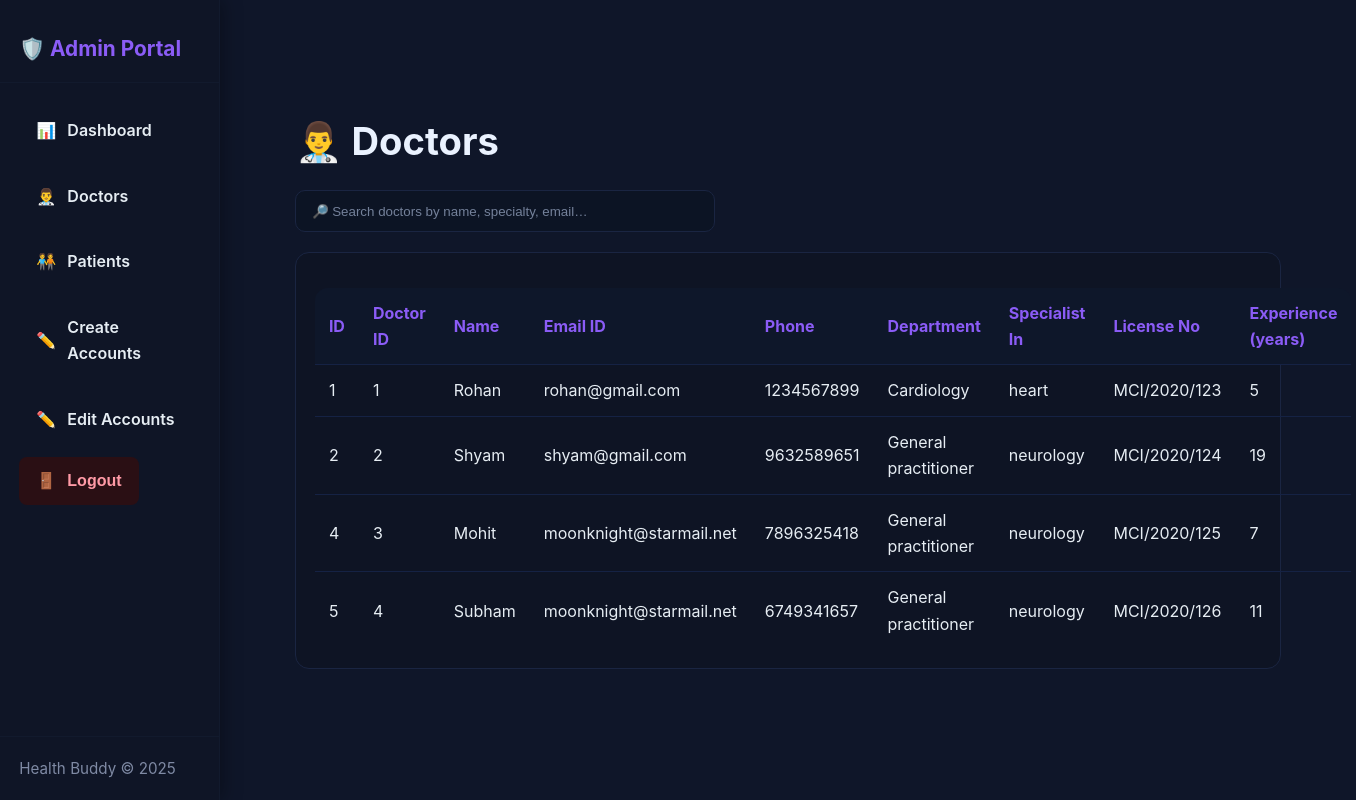
The app's page /admin1/doctor/, older data.
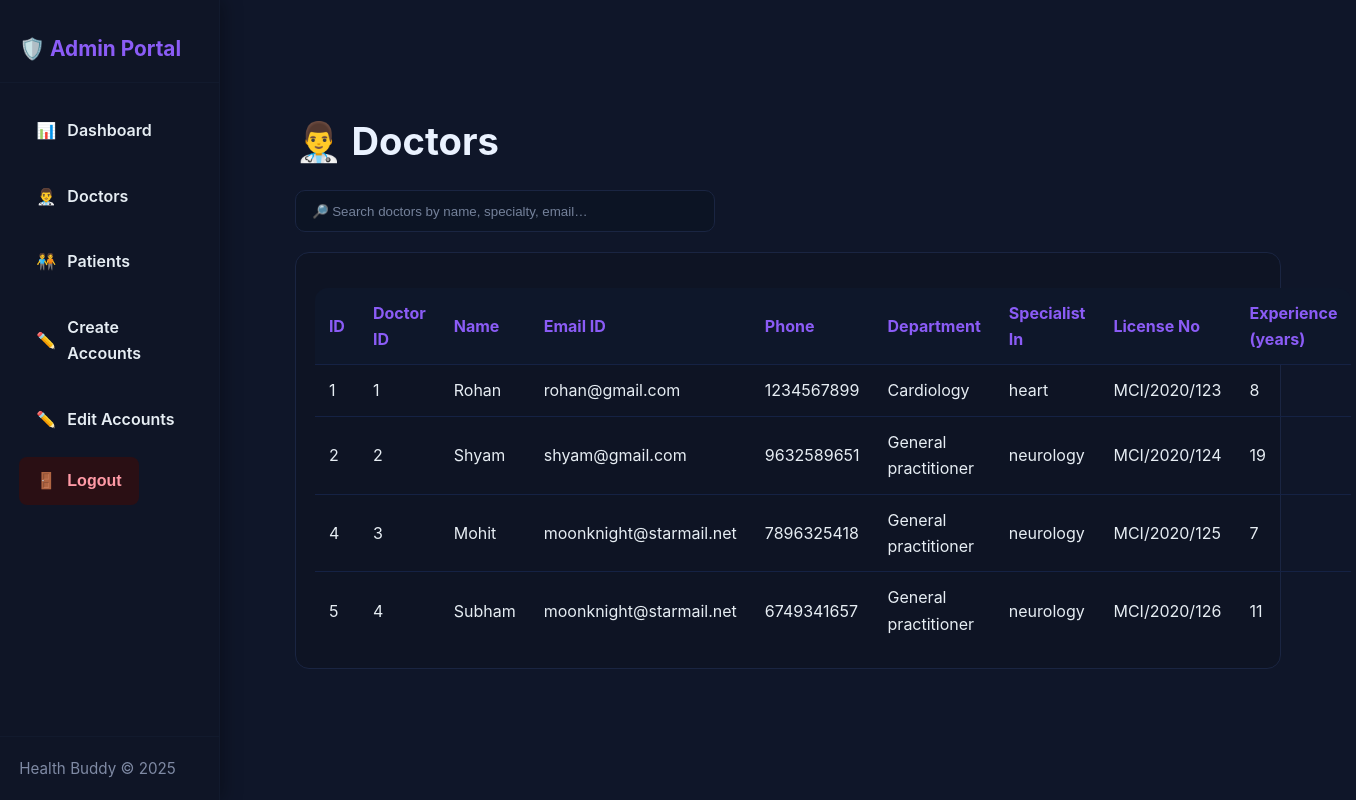
The same page, newer data.
### users/models.py (models this page shows)
class create_doctor(models.Model):
    doc_id = models.CharField(max_length=100, unique=True)
    name= models.CharField(max_length=100)
    email= models.EmailField()
    phone= models.CharField(max_length=15)
    department= models.CharField(max_length=100)
    specialist= models.CharField(max_length=100)
    license_no= models.CharField(max_length=50)
    experience= models.IntegerField()
    password= models.CharField(max_length=100, default="password123")

### PDS/views.py (the view)
# urls.py: path('admin1/doctor/', views.admin_doctor, name='admin-doctor'),
def admin_doctor(request):
    doctor_data = create_doctor.objects.all()
    return render(request, "admin-doctors.html", {'doctor_data': doctor_data})

### templates/admin-doctors.html
{% extends 'admin-base.html' %}
{% block admin %}
<main class="main-content fade-in">
  <section class="section container reveal">
    <h2 class="h2">👨‍⚕️ Doctors</h2>
    <input
      id="reportSearch"
      class="input"
      placeholder="🔎 Search doctors by name, specialty, email…"
      style="max-width: 420px; margin: 0.8rem 0 1.2rem"
    />
    <div class="card">
      <table id="reportTable" class="table">
        <thead>
          <tr>
            <th>ID</th>
            <th>Doctor ID</th>
            <th>Name</th>
            <th>Email ID</th>
            <th>Phone</th>
            <th>Department</th>
            <th>Specialist In</th>
            <th>License No</th>
            <th>Experience (years)</th>
          </tr>
        </thead>
        <tbody>
          {% for doc in doctor_data %}
          <tr>
            <td>{{ doc.id }}</td>
            <td>{{ doc.doc_id }}</td>
            <td>{{ doc.name }}</td>
            <td>{{ doc.email }}</td>
            <td>{{ doc.phone }}</td>
            <td>{{ doc.department }}</td>
            <td>{{ doc.specialist }}</td>
            <td>{{ doc.license_no }}</td>
            <td>{{ doc.experience }}</td>
          </tr>
          {% empty %}
          <tr>
            <td colspan="9" style="text-align:center">No doctors found.</td>
          </tr>
          {% endfor %}
        </tbody>
      </table>
    </div>
  </section>
</main>
{% endblock %}

Row changes from the older to the newer data that the page shows:
changed create_doctor "Rohan": experience "5" → "8"
